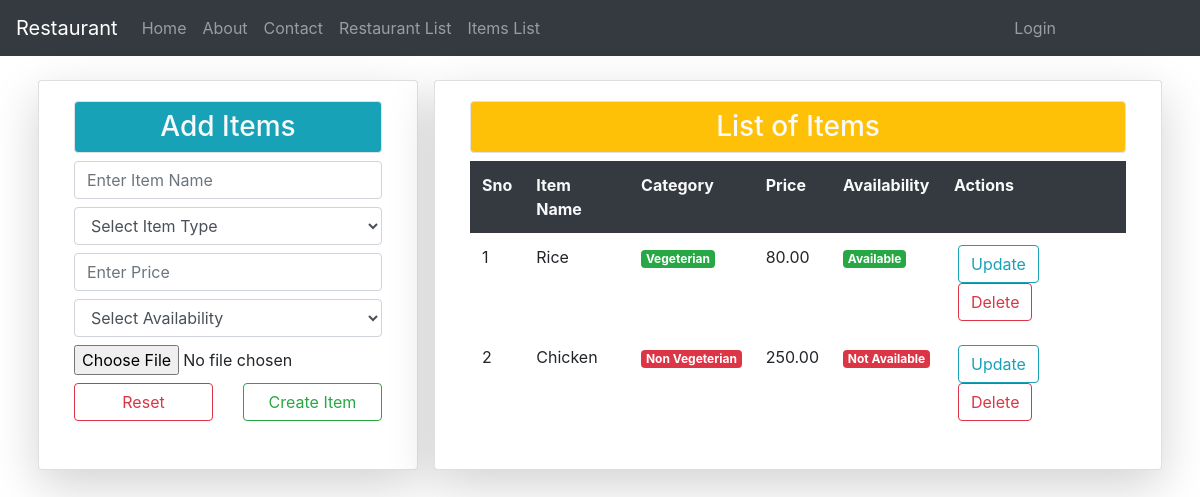
The page /ilist/ on the database its author committed.
### RestApp/models.py (models this page shows)
class Itemlist(models.Model):
	y = [('NV','Non-Veg'),('VG','Veg'),('Df','Select Item Type')]
	p = [('AV','Available'),('NA','Not Available'),('Sl','Select Availability')]
	iname = models.CharField(max_length=50)
	icategory = models.CharField(choices=y,default="Df",max_length=12)
	price = models.DecimalField(decimal_places=2,max_digits=8)
	iimage = models.ImageField(upload_to='Itemimages/',default='ics.jpg')
	itavailability = models.CharField(choices=p,default="Sl",max_length=20)

### RestApp/views.py (the view, shortened to what this page needs)
# urls.py: path('ilist/',views.itlist,name="itl"),
def itlist(request):
	m = Itemlist.objects.all()
	k = ItemsForm()
	return render(request,'app/itmlist.html',{'r':k,'s':m})

### RestApp/forms.py
class ItemsForm(forms.ModelForm):
	class Meta:
		model = Itemlist
		fields = ['iname','icategory','price','itavailability','iimage']
		widgets = {
		"iname":forms.TextInput(attrs={
			"class":"form-control my-2",
			"placeholder":"Enter Item Name",
			}),
		"icategory":forms.Select(attrs={
			"class":"form-control my-2",
			"placeholder":"Select Item",
			}),
		"price":forms.NumberInput(attrs={
			"class":"form-control my-2",
			"placeholder":"Enter Price",
			}),
		'itavailability':forms.Select(attrs={
			"class":"form-control my-2",
			}),
		}

### RestApp/templates/app/itmlist.html (shortened to what this page needs)
{% extends 'app/base.html' %}
{% block content %}
<div class="container mt-4">
	<div class="row">
		<div class="card col col-md-4 mx-2 shadow-lg">
			<div class="card-body">
				<h3 class="bg-info text-light border rounded text-center p-2">Add Items</h3>
				<form method="post" enctype="multipart/form-data">
					{% for n in r %}
					<div>{{n}}</div>
					{% endfor %}
					<div class="row">
						<div class="col">
							<input type="reset" value="Reset" class="btn btn-outline-danger form-control my-2">
						</div>
						<div class="col">
							<input type="submit" value="Create Item" class="btn btn-outline-success my-2 form-control">
						</div>
					</div>
				</form>
			</div>
		</div>
		<div class="card col-md mx-2 shadow-lg">
			<div class="card-body">
				<h3 class="bg-warning text-light text-center border rounded p-2">List of Items</h3>
				<table class="table table-borderless table-hover">
					<tr class="bg-dark text-light">
						<th>Sno</th>
						<th>Item Name</th>
						<th>Category</th>
						<th>Price</th>
						<th>Availability</th>
						<th>Actions</th>
					</tr>
					{% for v in s %}
					<tr>
						<td>{{forloop.counter}}</td>
						<td>{{v.iname}}</td>
						<td>
							{% if v.icategory == 'VG' %}
							<span class="badge badge-success">Vegeterian</span>
							{% else %}
							<span class="badge badge-danger">Non Vegeterian</span>
							{% endif %}
						</td>
						<td>{{v.price}}</td>
						<td>
							{% if v.itavailability == 'AV' %}
							<span class="badge badge-success">Available</span>
							{% else %}
							<span class="badge badge-danger">Not Available</span>
							{% endif %}
						</td>
						<td><a href="#" class="btn btn-outline-info mx-1">Update</a><a href="#" class="btn btn-outline-danger mx-1">Delete</a></td>
					</tr>
					{% endfor %}
				</table>
			</div>
		</div>
	</div>
</div>
{% endblock %}

### rows shown on the page
Itemlist: iname "Rice", icategory "Vegeterian", price "80.00", itavailability "Available"
Itemlist: iname "Chicken", icategory "Non Vegeterian", price "250.00", itavailability "Not Available"
